Frame 1 (no input): blank canvas, image omitted
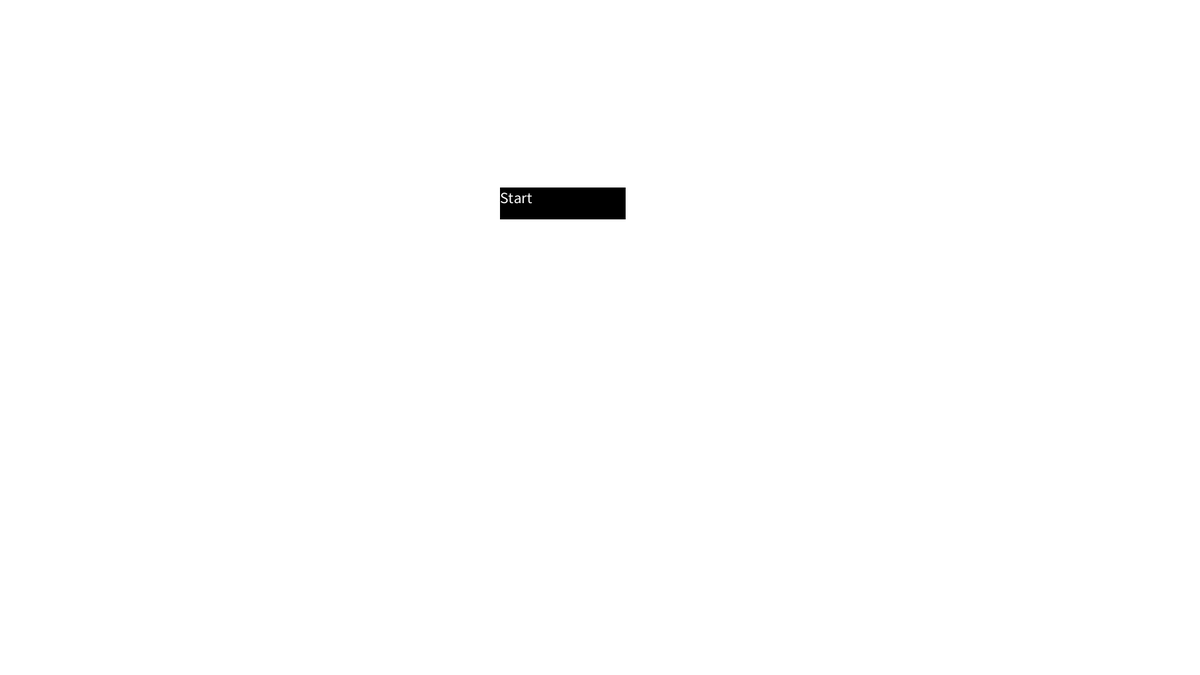
Frame 60 (the mouse pressed at the canvas centre just before this capture)
Frame 120 (the mouse held since frame 60 and released just before this capture): identical to frame 60, image omitted

The Processing sketch that drew this single still picture (run headless with seeded random() and noise(); from frame 60 on, the mouse is pressed at the canvas centre):

// Processing sketch: main
// ── main.pde
mainScene m;
gameScene g;

void setup(){
  size(1920, 1080);
  m = new mainScene();
  g = new gameScene();
}

void draw(){
  background(255, 255, 255);
  if(!m.getNextScene()){
    m.update();
    m.render(); 
  }
  else{
    g.update();
    g.render();
  }
}

// ── button.pde
class button extends ui {
  int sizeX, sizeY;
  boolean isClicked;
  button(int sizeX, int sizeY){
    super("", 0, 0);
    this.sizeX = sizeX;
    this.sizeY = sizeY;
    isClicked = false;
  }
  button(String innerStr, int x, int y, int sizeX, int sizeY){
   super(innerStr, x, y); 
   this.sizeX = sizeX;
   this.sizeY = sizeY;
   isClicked = false;
  }
  void update(){
    if(isClicked){
     isClicked = false; 
    }
    if(mousePressed){
      int mX = mouseX;
      int mY = mouseY;
      if(mX <= x + sizeX && x <= mX && mY <= y + sizeY && y <= mY){
        isClicked = true;
      }
    }
  }
  void display(){
    rect(x, y, sizeX, sizeY);
    fill(255,255,255);
    textSize(sizeY/ 2);
    text(innerStr, x, y + sizeY/2);
    fill(0,0,0);
  }
  boolean getIsClicked(){
    return isClicked;
  }
}

// ── computer.pde
class computer
{
  int x;
  int y;
  int currentWords;
  float scale;
  String innerText;
  
computer(){
  x = 0;
  y = 0;
  scale = 1;
  innerText = "";
  currentWords = 0;
}
computer(int x, int y){
  this.x = x;
  this.y = y;
  scale = 1;
  innerText = "";
  currentWords = 0;
}
computer(int x, int y, float scale){
  this.x = x;
  this.y = y;
  this.scale = scale;
  innerText = "";
  currentWords = 0;
}

void setScale(float scale){
  this.scale = scale;
}

float getScale(){
  return scale;
}

int []getPos(){
  int [] pos = new int[2];
  pos[0] = x;
  pos[1] = y;
 return pos;
}

int getCurrentWords(){
  return currentWords;
}

void update(){
 int randResult = (int)random(3700);
 println(randResult);
  if(randResult == 37){
    currentWords = 0;
    innerText = "";
  }
if(currentWords < 500 && keyPressed){
  if(key!= CODED){
    innerText += key;
    currentWords+=1;
    if(currentWords != 0 && currentWords % 50 == 0){
     innerText += "\n"; 
    }
  }
}
}

void display(){
rect(x,y,1000, 600);
fill(255,255,255);
rect(x + 50, y + 50, 900, 500);
fill(0,0,0);
text(innerText, x + 100, y + 100);
fill(80,80,80);
rect(x- 50,y + 650 ,1200, 300);
fill(0,0,0);
textSize(72);
text("Keyboard", x + 500, y + 850);
}
}

// ── gameScene.pde
class gameScene extends scene{
 button finishButton;
 computer cmp;
 boolean isFinished;
 
 gameScene(){
   finishButton = new button("Finish", 1500, 800, 100, 50);
   cmp = new computer(100, 100, 1);
   isFinished = false;
 }
 void update(){
   if(isFinished){
     
   }
   else{
    finishButton.update();
    if(finishButton.getIsClicked() && cmp.getCurrentWords() == 500){
      isFinished = true;
    }
    cmp.update();
   }
 }
 void render(){
   if(isFinished){
     textSize(72);
     text("Clear!", width / 2, height / 2);
   }
   else{
     text(cmp.getCurrentWords() +" / 500", 1200, 300);
     finishButton.display();
     cmp.display();
   }
 }
}

// ── mainScene.pde
class mainScene extends scene{
 button startButton;
 boolean nextScene;
 
 mainScene(){
  startButton = new button("Start", 800, 300, 200, 50);  
  nextScene =false;
 }
 void update(){
  startButton.update();
  if(startButton.getIsClicked()){
    nextScene = true;
  }
 }
 void render(){
   startButton.display();
 }
 boolean getNextScene(){
  return nextScene; 
 }
}

// ── scene.pde
class scene{
 scene(){}
 void update(){}
 void render(){}
}

// ── ui.pde
class ui{
  String innerStr;
  int x;
  int y;
  ui(String innerStr, int x, int y){
    this.innerStr = innerStr;
    this.x = x;
    this.y = y;
  }
  void update(){
    
  }
  void display(){
    
  }
}
